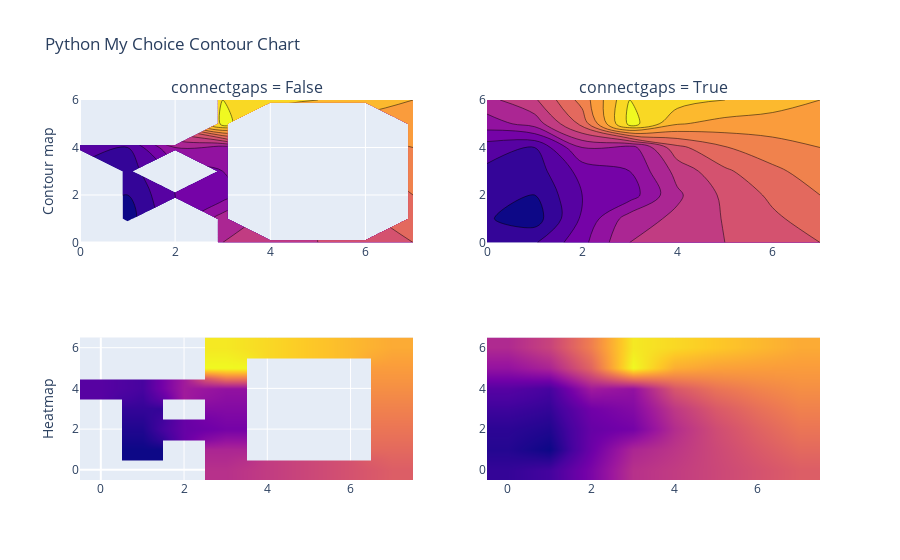

This figure's notebook cell:
### Code cell
# load library
from plotly.subplots import make_subplots

fig = make_subplots(rows=2, cols=2,
                    subplot_titles=('connectgaps = False',
                                                        'connectgaps = True'))
# data
z = [[None, None, None, 12, 13, 14, 15, 16],
     [None, 1, None, 11, None, None, None, 17],
     [None, 2, 6, 7, None, None, None, 18],
     [None, 3, None, 8, None, None, None, 19],
     [5, 4, 10, 9, None, None, None, 20],
     [None, None, None, 27, None, None, None, 21],
     [None, None, None, 26, 25, 24, 23, 22]]

fig.add_trace(go.Contour(z=z, showscale=False), 1, 1)
fig.add_trace(go.Contour(z=z, showscale=False, connectgaps=True), 1, 2)
fig.add_trace(go.Heatmap(z=z, showscale=False, zsmooth='best'), 2, 1)
fig.add_trace(go.Heatmap(z=z, showscale=False, connectgaps=True, zsmooth='best'), 2, 2)

fig['layout']['yaxis1'].update(title='Contour map')
fig['layout']['yaxis3'].update(title='Heatmap')
fig.update_layout(
    title='Python My Choice Contour Chart')
fig.show()

### Figure 1 — Plotly figure (JSON) as saved in the notebook; plotly's stock layout.template omitted (floating-point values rounded to 4 significant figures)
{"data": [{"showscale": false, "type": "contour", "xaxis": "x", "yaxis": "y", "z": [[null, null, null, 12, 13, 14, 15, 16], [null, 1, null, 11, null, null, null, 17], [null, 2, 6, 7, null, null, null, 18], [null, 3, null, 8, null, null, null, 19], [5, 4, 10, 9, null, null, null, 20], [null, null, null, 27, null, null, null, 21], [null, null, null, 26, 25, 24, 23, 22]]}, {"connectgaps": true, "showscale": false, "type": "contour", "xaxis": "x2", "yaxis": "y2", "z": [[null, null, null, 12, 13, 14, 15, 16], [null, 1, null, 11, null, null, null, 17], [null, 2, 6, 7, null, null, null, 18], [null, 3, null, 8, null, null, null, 19], [5, 4, 10, 9, null, null, null, 20], [null, null, null, 27, null, null, null, 21], [null, null, null, 26, 25, 24, 23, 22]]}, {"showscale": false, "type": "heatmap", "xaxis": "x3", "yaxis": "y3", "z": [[null, null, null, 12, 13, 14, 15, 16], [null, 1, null, 11, null, null, null, 17], [null, 2, 6, 7, null, null, null, 18], [null, 3, null, 8, null, null, null, 19], [5, 4, 10, 9, null, null, null, 20], [null, null, null, 27, null, null, null, 21], [null, null, null, 26, 25, 24, 23, 22]], "zsmooth": "best"}, {"connectgaps": true, "showscale": false, "type": "heatmap", "xaxis": "x4", "yaxis": "y4", "z": [[null, null, null, 12, 13, 14, 15, 16], [null, 1, null, 11, null, null, null, 17], [null, 2, 6, 7, null, null, null, 18], [null, 3, null, 8, null, null, null, 19], [5, 4, 10, 9, null, null, null, 20], [null, null, null, 27, null, null, null, 21], [null, null, null, 26, 25, 24, 23, 22]], "zsmooth": "best"}], "layout": {"annotations": [{"font": {"size": 16}, "showarrow": false, "text": "connectgaps = False", "x": 0.225, "xanchor": "center", "xref": "paper", "y": 1, "yanchor": "bottom", "yref": "paper"}, {"font": {"size": 16}, "showarrow": false, "text": "connectgaps = True", "x": 0.775, "xanchor": "center", "xref": "paper", "y": 1, "yanchor": "bottom", "yref": "paper"}], "title": {"text": "Python My Choice Contour Chart"}, "xaxis": {"anchor": "y", "domain": [0, 0.45]}, "xaxis2": {"anchor": "y2", "domain": [0.55, 1]}, "xaxis3": {"anchor": "y3", "domain": [0, 0.45]}, "xaxis4": {"anchor": "y4", "domain": [0.55, 1]}, "yaxis": {"anchor": "x", "domain": [0.625, 1], "title": {"text": "Contour map"}}, "yaxis2": {"anchor": "x2", "domain": [0.625, 1]}, "yaxis3": {"anchor": "x3", "domain": [0, 0.375], "title": {"text": "Heatmap"}}, "yaxis4": {"anchor": "x4", "domain": [0, 0.375]}}}
